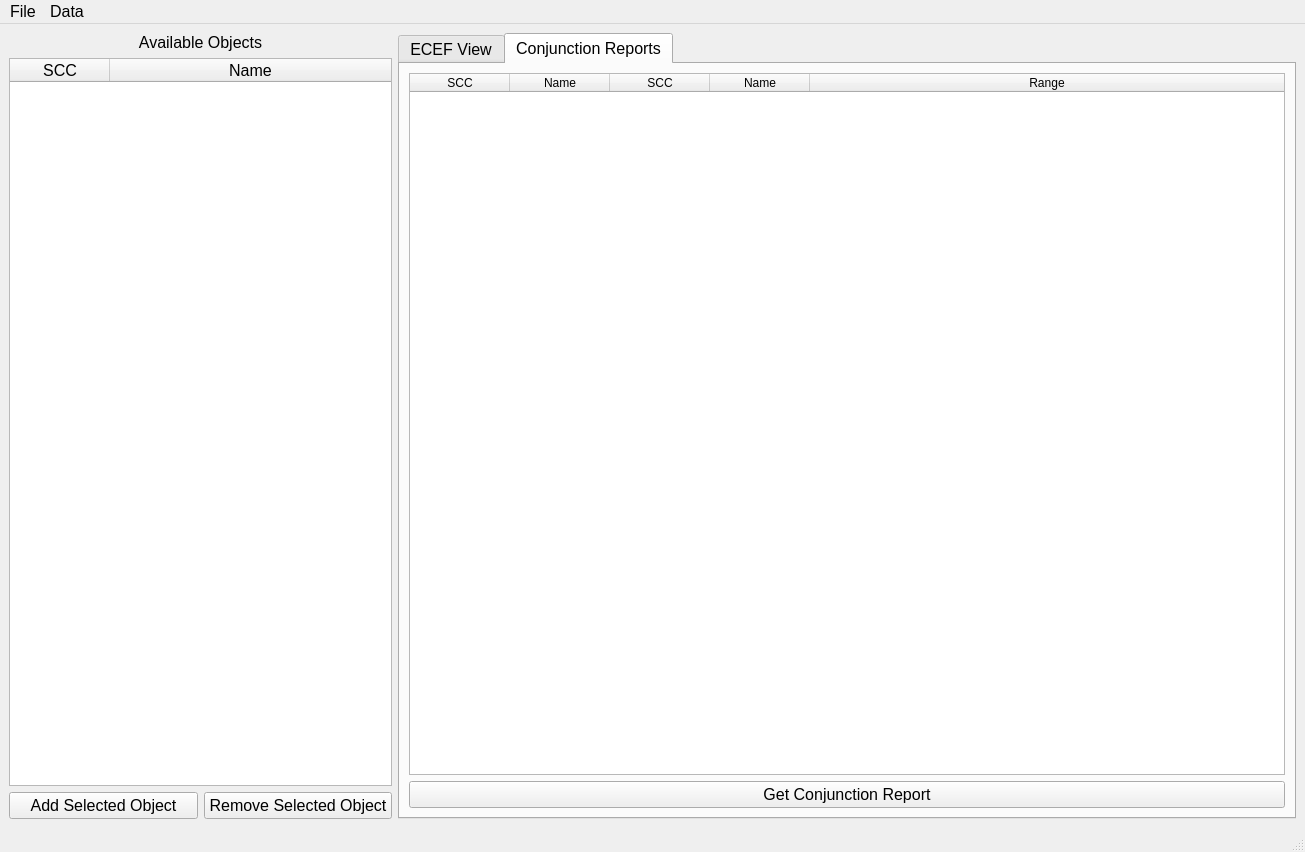
<?xml version="1.0" encoding="UTF-8"?>
<ui version="4.0">
 <class>MainWindow</class>
 <widget class="QMainWindow" name="MainWindow">
  <property name="geometry">
   <rect>
    <x>0</x>
    <y>0</y>
    <width>1305</width>
    <height>852</height>
   </rect>
  </property>
  <property name="font">
   <font>
    <pointsize>12</pointsize>
   </font>
  </property>
  <property name="windowTitle">
   <string>OpenSpace GUI</string>
  </property>
  <widget class="QWidget" name="centralwidget">
   <layout class="QGridLayout" name="gridLayout_2">
    <item row="0" column="0">
     <layout class="QVBoxLayout" name="verticalLayout">
      <item>
       <layout class="QVBoxLayout" name="verticalLayout_2">
        <item>
         <widget class="QLabel" name="label">
          <property name="text">
           <string>Available Objects</string>
          </property>
          <property name="alignment">
           <set>Qt::AlignCenter</set>
          </property>
         </widget>
        </item>
        <item>
         <widget class="QTableWidget" name="available_sccs_table">
          <property name="maximumSize">
           <size>
            <width>383</width>
            <height>16777215</height>
           </size>
          </property>
          <attribute name="horizontalHeaderStretchLastSection">
           <bool>true</bool>
          </attribute>
          <attribute name="verticalHeaderVisible">
           <bool>false</bool>
          </attribute>
          <column>
           <property name="text">
            <string>SCC</string>
           </property>
          </column>
          <column>
           <property name="text">
            <string>Name</string>
           </property>
          </column>
         </widget>
        </item>
       </layout>
      </item>
      <item>
       <layout class="QHBoxLayout" name="horizontalLayout">
        <item>
         <widget class="QPushButton" name="add_object_button">
          <property name="text">
           <string>Add Selected Object</string>
          </property>
         </widget>
        </item>
        <item>
         <widget class="QPushButton" name="remove_object_button">
          <property name="text">
           <string>Remove Selected Object</string>
          </property>
         </widget>
        </item>
       </layout>
      </item>
     </layout>
    </item>
    <item row="0" column="1">
     <widget class="QTabWidget" name="tabWidget">
      <property name="currentIndex">
       <number>1</number>
      </property>
      <widget class="QWidget" name="tab">
       <attribute name="title">
        <string>ECEF View</string>
       </attribute>
       <layout class="QGridLayout" name="gridLayout">
        <item row="0" column="0">
         <widget class="PlotWidget" name="rel_geo_plot" native="true">
          <property name="sizePolicy">
           <sizepolicy hsizetype="Expanding" vsizetype="Expanding">
            <horstretch>0</horstretch>
            <verstretch>0</verstretch>
           </sizepolicy>
          </property>
          <property name="minimumSize">
           <size>
            <width>1</width>
            <height>0</height>
           </size>
          </property>
         </widget>
        </item>
       </layout>
      </widget>
      <widget class="QWidget" name="tab_2">
       <attribute name="title">
        <string>Conjunction Reports</string>
       </attribute>
       <layout class="QGridLayout" name="gridLayout_3">
        <item row="0" column="0">
         <widget class="QTableWidget" name="ca_table">
          <attribute name="horizontalHeaderStretchLastSection">
           <bool>true</bool>
          </attribute>
          <attribute name="verticalHeaderVisible">
           <bool>false</bool>
          </attribute>
          <column>
           <property name="text">
            <string>SCC</string>
           </property>
          </column>
          <column>
           <property name="text">
            <string>Name</string>
           </property>
          </column>
          <column>
           <property name="text">
            <string>SCC</string>
           </property>
          </column>
          <column>
           <property name="text">
            <string>Name</string>
           </property>
          </column>
          <column>
           <property name="text">
            <string>Range</string>
           </property>
          </column>
         </widget>
        </item>
        <item row="1" column="0">
         <widget class="QPushButton" name="ca_button">
          <property name="text">
           <string>Get Conjunction Report</string>
          </property>
         </widget>
        </item>
       </layout>
      </widget>
     </widget>
    </item>
   </layout>
  </widget>
  <widget class="QMenuBar" name="menubar">
   <property name="geometry">
    <rect>
     <x>0</x>
     <y>0</y>
     <width>1305</width>
     <height>24</height>
    </rect>
   </property>
   <widget class="QMenu" name="menuFile">
    <property name="title">
     <string>File</string>
    </property>
    <widget class="QMenu" name="menuLoad">
     <property name="title">
      <string>Load</string>
     </property>
     <widget class="QMenu" name="menuLatest_TLEs">
      <property name="title">
       <string>Latest TLEs</string>
      </property>
      <addaction name="load_active_geo_action"/>
     </widget>
     <addaction name="menuLatest_TLEs"/>
    </widget>
    <addaction name="menuLoad"/>
   </widget>
   <widget class="QMenu" name="menuData">
    <property name="title">
     <string>Data</string>
    </property>
    <widget class="QMenu" name="menuDownload">
     <property name="title">
      <string>Download</string>
     </property>
     <widget class="QMenu" name="menuLatest_TLEs_2">
      <property name="title">
       <string>Latest TLEs</string>
      </property>
      <addaction name="download_active_geo"/>
     </widget>
     <addaction name="menuLatest_TLEs_2"/>
    </widget>
    <addaction name="menuDownload"/>
   </widget>
   <addaction name="menuFile"/>
   <addaction name="menuData"/>
  </widget>
  <widget class="QStatusBar" name="statusbar"/>
  <action name="load_active_geo_action">
   <property name="text">
    <string>Active GEO</string>
   </property>
  </action>
  <action name="download_active_geo">
   <property name="text">
    <string>Active GEO</string>
   </property>
  </action>
 </widget>
 <customwidgets>
  <customwidget>
   <class>PlotWidget</class>
   <extends>QWidget</extends>
   <header>pyqtgraph</header>
   <container>1</container>
  </customwidget>
 </customwidgets>
 <resources/>
 <connections/>
</ui>
